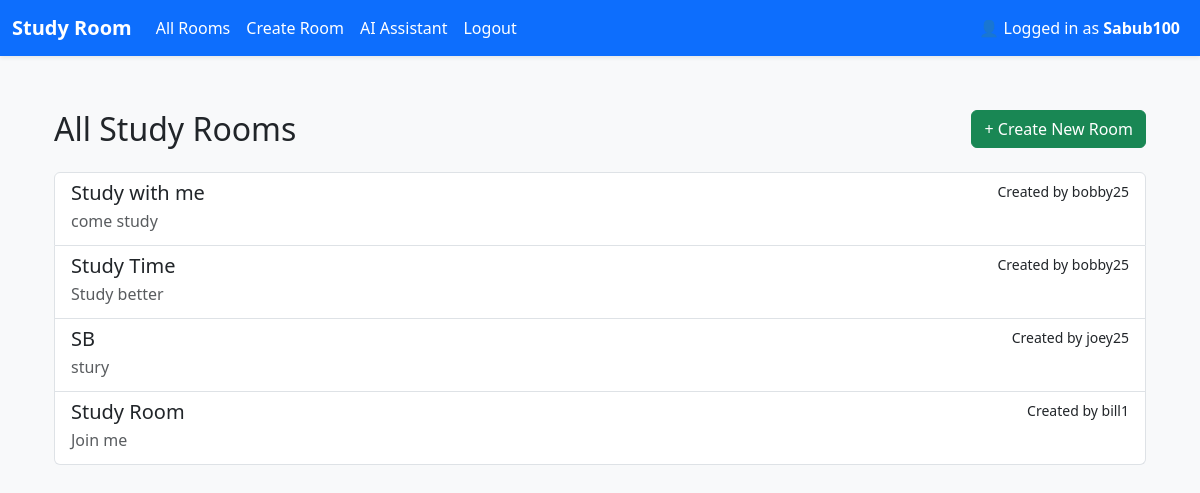
Screenshot of /studyroom/rooms (signed in) with the database file from the repository.
### app/models.py (models this page shows)
class User(db.Model, UserMixin): # UserMixin allows methods for user
    id = db.Column(db.Integer, primary_key=True) # primary_key is the identifier for the table. every id column will automatically become unqiue for every user
    username = db.Column(db.String(25), nullable=False, unique=True) # all field must have value and must be unique. can have 25 char max
    email = db.Column(db.String(120), nullable=False, unique=True)
    password_hash = db.Column(db.String(128), nullable=False)
    bio = db.Column(db.Text, nullable=True)
    image_file = db.Column(db.String(120), default="default.jpg")

class StudyRoom(db.Model):
    id = db.Column(db.Integer, primary_key=True) # each room has a uniuqe id
    name = db.Column(db.String(100), nullable=False) # nullable means column cannot be empty
    description = db.Column(db.Text, nullable=True)
    host_id = db.Column(db.Integer, db.ForeignKey('user.id'), nullable=False) # links to the user who created the room
    created_at = db.Column(db.DateTime, default=datetime.utcnow)
    is_active = db.Column(db.Boolean, default=True)
    host = db.relationship('User', backref=db.backref('study_rooms', lazy=True))
    messages = db.relationship('Message', backref='room', cascade="all, delete", passive_deletes=True)

### app/studyroom/routes.py (the view)
@studyroom_bp.route('/rooms')
@login_required
def room_list():
    rooms = StudyRoom.query.all()
    return render_template('rooms/list.html', rooms=rooms)

### app/__init__.py (called while the page is built)
def create_app():
    app = Flask(__name__)
    app.config.from_object(Config) # set config file
    db.init_app(app)
    login_manager.init_app(app)
    socketio.init_app(app)
    mail.init_app(app)
    from flask_migrate import Migrate
    migrate = Migrate(app, db)
    from app.models import User, StudyRoom
    @login_manager.user_loader
    def load_user(user_id):
        return User.query.get(int(user_id))
    from dotenv import load_dotenv
    load_dotenv()
    from app.auth import auth_bp
    app.register_blueprint(auth_bp, url_prefix='/auth')
    from app.studyroom import studyroom_bp
    app.register_blueprint(studyroom_bp, url_prefix='/studyroom')
    try:
        from app.main import main_bp # Register main Blueprint
        app.register_blueprint(main_bp)
    except ImportError:
        pass
    from app import sockets
    return app

### app/templates/rooms/list.html (shortened to what this page needs)
{% extends 'base.html' %}
{% block content %}
<div class="container py-4">
    <div class="d-flex justify-content-between align-items-center mb-4">
        <h2 class="mb-0">All Study Rooms</h2>
        <a href="{{ url_for('studyroom.create_room') }}" class="btn btn-success">+ Create New Room</a>
    </div>
    {% if rooms %}
        <div class="list-group">
            {% for room in rooms %}
                <a href="{{ url_for('studyroom.room_detail', room_id=room.id) }}" class="list-group-item list-group-item-action">
                    <div class="d-flex justify-content-between">
                        <h5 class="mb-1">{{ room.name }}</h5>
                        <small>Created by {{ room.host.username }}</small>
                    </div>
                    <p class="mb-1 text-muted">{{ room.description[:100] }}{% if room.description|length > 100 %}...{% endif %}</p>
                </a>
            {% endfor %}
        </div>
    {% else %}
        <p class="text-muted">No study rooms available. Be the first to create one!</p>
    {% endif %}
</div>
{% endblock %}

### app/templates/base.html (shortened to what this page needs)
<!DOCTYPE html>
<html lang="en">
<head>
    <link href="https://cdn.jsdelivr.net/npm/bootstrap@5.3.0/dist/css/bootstrap.min.css" rel="stylesheet">
</head>
<body>
<nav class="navbar navbar-expand-lg shadow-sm">
  <div class="container-fluid">
    <a class="navbar-brand fw-bold" href="{{ url_for('main.home') }}">Study Room</a>
    <div class="collapse navbar-collapse" id="navbarNav">
      <ul class="navbar-nav me-auto">
        {% if current_user.is_authenticated %}
          <li class="nav-item">
            <a class="nav-link" href="{{ url_for('studyroom.room_list') }}">All Rooms</a>
          </li>
          <li class="nav-item">
            <a class="nav-link" href="{{ url_for('studyroom.create_room') }}">Create Room</a>
          </li>
          <li class="nav-item">
            <a class="nav-link" href="{{ url_for('studyroom.ai_assistant') }}">AI Assistant</a>
          </li>
          <li class="nav-item">
            <a class="nav-link" href="{{ url_for('auth.logout') }}">Logout</a>
          </li>
        {% endif %}
      </ul>
      {% if current_user.is_authenticated %}
      <ul class="navbar-nav ms-auto">
        <li class="nav-item">
          <a href="{{ url_for('auth.profile') }}" class="nav-link">
            👤 Logged in as <strong>{{ current_user.username }}</strong>
        </a>
        </li>
      </ul>
      {% endif %}
    </div>
  </div>
</nav>
<div class="container">
    {% block content %}{% endblock %}
</div>
</body>
</html>

### app/templates/base.html (style rules this page uses)
body { background-color: #f8f9fa; }
.navbar { background-color: #0d6efd; }
.navbar-brand, .nav-link, .navbar-text { color: white !important; }
.container { margin-top: 30px; }

### rows the page displays
User: username "Sabub100"
StudyRoom: name "Study with me", host.username "bobby25", description "come study"
StudyRoom: name "Study Time", host.username "bobby25", description "Study better"
StudyRoom: name "SB", host.username "joey25", description "stury"
StudyRoom: name "Study Room", host.username "bill1", description "Join me"
